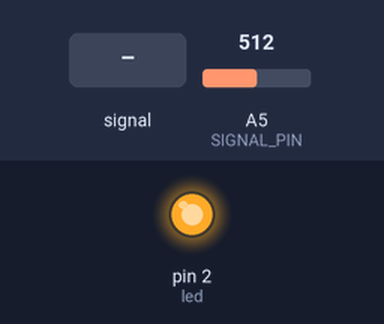
Bench run of a sketch on a simulated Arduino Uno, built with avr-gcc and run on an emulated ATmega328P. Shown: output pins drawn as LEDs (lit = HIGH). Dashed ring = blinking. The test bench sets the inputs (shaded band); at power-on: A5 (SIGNAL_PIN) = 512. Pins used as bus, display or sensor lines are not drawn; what the sketch prints to the serial monitor is not drawn.

Above: at 1.2 s.
1.3 s: A5 (SIGNAL_PIN) fed a 200 Hz sine of ±255 counts around its level
At 1.43 s:
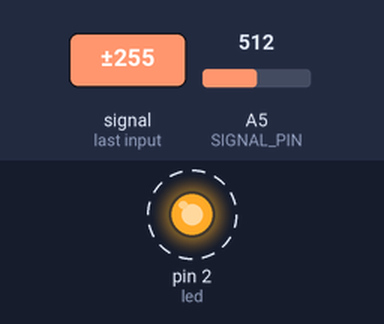
4.3 s: A5 (SIGNAL_PIN) set to 716
At 4.3 s:
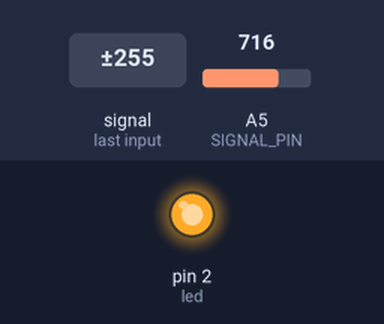
6.9 s: A5 (SIGNAL_PIN) set to 314
9.0 s: A5 (SIGNAL_PIN) set to 284
At 9.4 s:
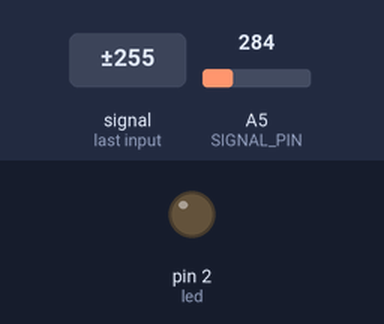
10.5 s: A5 (SIGNAL_PIN) fed a 1000 Hz sine of ±255 counts around its level
At 13.4 s:
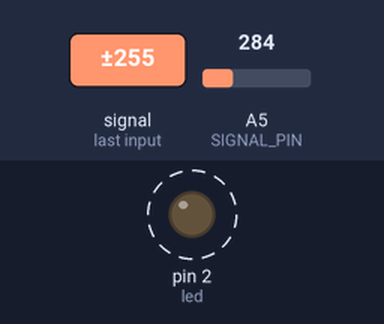
13.5 s: A5 (SIGNAL_PIN) set to 122
At 14.1 s:
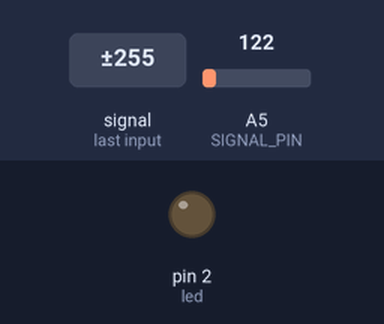
Timing chart, 0 to 16.0 s (numbered marks = the images above; inputs shaded):
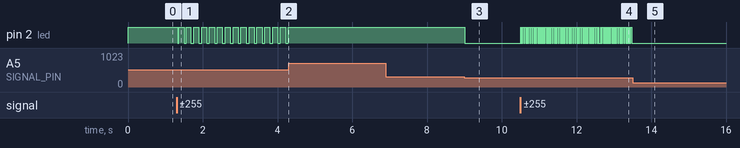

The sketch:

5.Water_level_sensor.ino
```cpp
/*
 * TamilZorous info tech
*/

#define led    2
#define POWER_PIN   7
#define SIGNAL_PIN  A5
#define THRESHOLD   300

int value = 0; // variable to store the sensor value

void setup() {
  Serial.begin(9600);
  pinMode(led,   OUTPUT);   // configure D2 pin as an OUTPUT
  pinMode(POWER_PIN, OUTPUT);   // configure D7 pin as an OUTPUT
  digitalWrite(POWER_PIN, LOW); // turn the sensor OFF
  digitalWrite(led,   LOW); // turn LED OFF
}

void loop() {
  digitalWrite(POWER_PIN, HIGH);  // turn the sensor ON
  delay(10);                      // wait 10 milliseconds
  value = analogRead(SIGNAL_PIN); // read the analog value from sensor
  digitalWrite(POWER_PIN, LOW);   // turn the sensor OFF

  if (value > THRESHOLD) {
    Serial.print("The water is detected");
    digitalWrite(led, HIGH);  // turn LED ON
  } else {
    digitalWrite(led, LOW);   // turn LED OFF
  }
}
```

Measured:
- the behaviour switches between 301 and 300 on A5 (SIGNAL_PIN) (found by bisection; images 2 and 3)
- after the input at 1.3 s, pin 2 (led): alternates HIGH for 0.14 s and LOW for 0.07 s, starting at once
- after the input at 4.3 s, pin 2 (led): stops changing and stays HIGH
- after the input at 6.9 s, every drawn part: stays the same
- after the input at 9.0 s, pin 2 (led): HIGH → LOW at once
- after the input at 10.5 s, pin 2 (led): alternates HIGH for 0.02 s and LOW for 0.03 s, starting at once
- after the input at 13.5 s, pin 2 (led): stops changing and stays LOW
